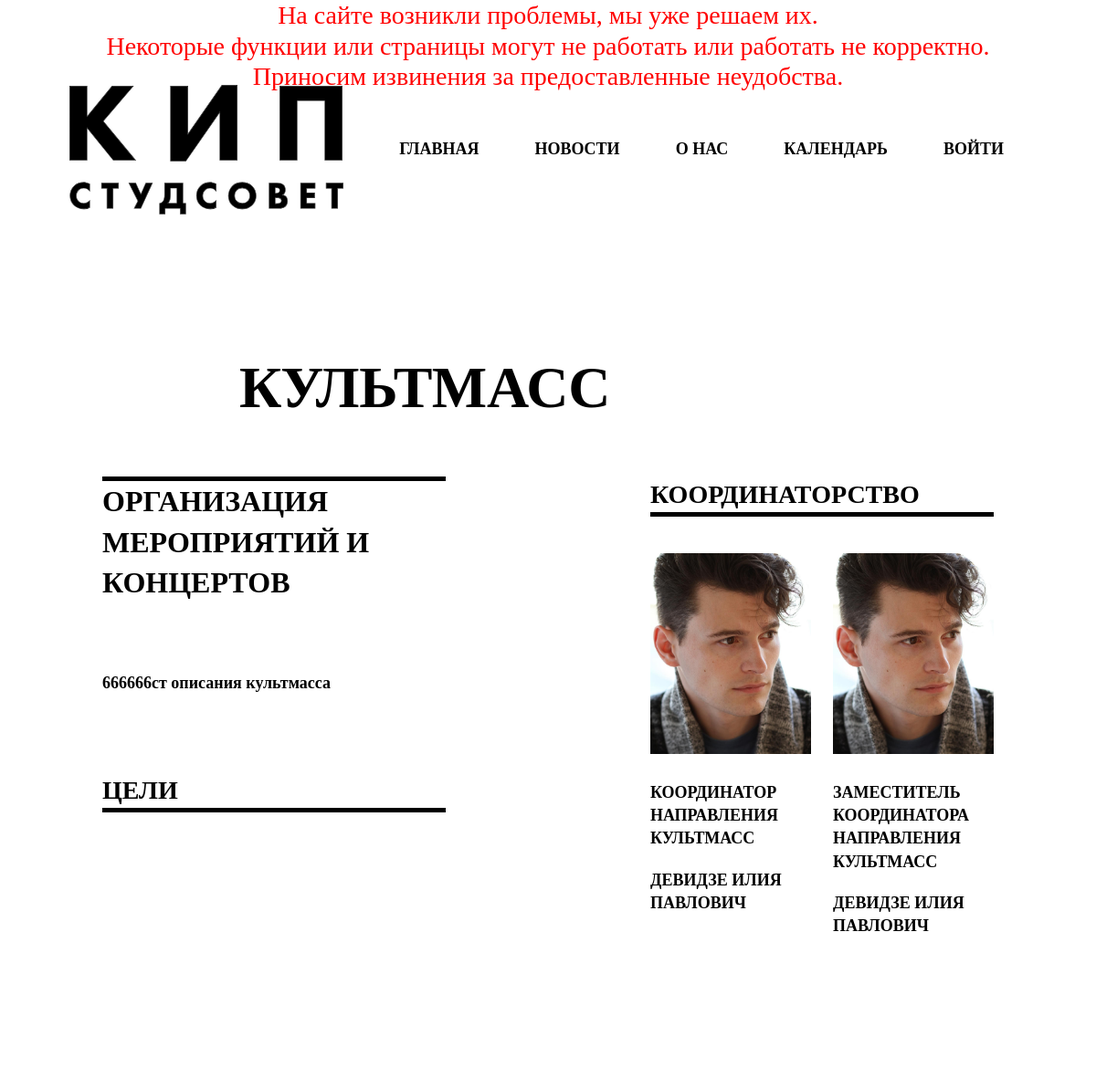
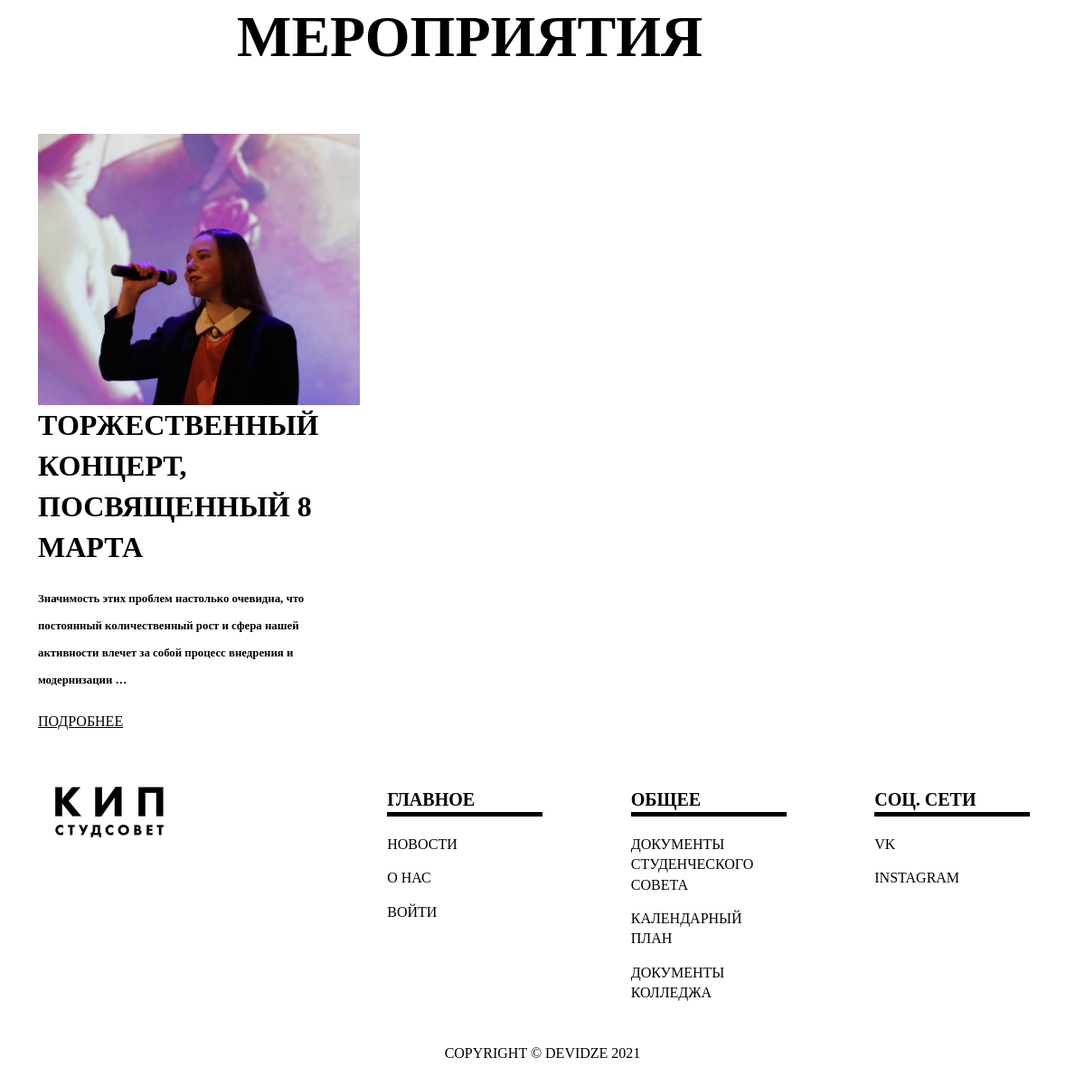
/direction/8/, run on the app's committed database (2 pictures, top to bottom).
### accounts/models.py (models this page shows, shortened)
class About(models.Model):
    tags        = models.ForeignKey(Tag, null = True, blank = True, on_delete = models.SET_NULL)
    goals       = RichTextField(max_length=200, blank=True, null=True)
    main_text   = RichTextField(max_length=300, blank=True, null=True)
    text        = RichTextField(max_length=1000, blank=True, null=True)
    result      = RichTextField(max_length=500, blank=True, null=True)

class Tag(models.Model):
    name        = models.CharField(max_length=200, null=True)
    def __str__(self):
        return self.name

class ListDirection(models.Model):
    STATUS = (
            ('Участник', 'Участник'),
            ('Правление', 'Правление')
    )
    tags        = models.ForeignKey(Tag, null=True, on_delete=models.SET_NULL)
    user        = models.ForeignKey(Student, null=True, on_delete=models.SET_NULL)
    status      = models.CharField(max_length=200, blank=True, null=True, choices=STATUS)
    role        = models.CharField(max_length=200, blank=True, null=True)
    date_created= models.DateTimeField(auto_now_add=True, null=True)

class Student(models.Model):
    user        = models.OneToOneField(User, null=True, on_delete=models.CASCADE)
    group       = models.ForeignKey(Company, null=True, blank=True, on_delete=models.SET_NULL)
    fio         = models.CharField(max_length=200, blank=True, null=True)
    phone       = models.CharField(max_length=200, blank=True, null=True)
    birthday    = models.DateField(blank=True, null=True)
    profile_pic = models.ImageField(default='avatar.png', null=True, blank=True)
    vk_url      = models.CharField(max_length=200, blank=True, null=True)
    instagram_url   = models.CharField(max_length=200, blank=True, null=True)
    date_created= models.DateTimeField(auto_now_add=True, null=True)
    def __str__(self):
        return str(self.fio)

class New(models.Model):
    tags        = models.ForeignKey(Tag, null = True, blank = True, on_delete = models.SET_NULL)
    event       = models.ForeignKey(Event, blank=True, null=True, on_delete=models.SET_NULL)
    name        = models.CharField(max_length=200,  blank=True, null=True)
    main_text   = models.CharField(max_length=300, blank=True, null=True)
    text        = RichTextField(max_length=3000, blank=True, null=True)
    link        = models.CharField(max_length=200, blank=True, null=True)
    photo       = models.ImageField(default='rec.png', null=True, blank=True)
    date_created     = models.DateTimeField(auto_now_add=True, null=True)

### accounts/views.py (the view)
# urls.py: path('direction/<str:tags>/', views.direction, name="direction"),
def direction(request, tags):
    news = New.objects.filter(tags=tags)
    users = ListDirection.objects.filter(tags=tags)
    text_about = About.objects.filter(tags=tags).last()
    context = {
    'news':news, 'users':users, 'text_about':text_about
    }
    return render(request, 'accounts/pages/direction.html', context)

### accounts/templates/accounts/pages/direction.html (shortened to what this page needs)
{% extends 'accounts/main.html' %}
{% load static %}
{% block content %}
<section class="promo row" id="id_info">
    <div class="col-12 col-sm-7 promo-header">
        {{text_about.tags}}
    </div>
</section>
<section class="info row">
    <div class="col-1 col-xs-0 col-sm-1"></div>
    <div class="col-xs-6 col-sm-10 col-md-5 col-lg-4 info-boxes">
        <div class="row">
            <div class="info-box">
                <div class="info-author-header">{{text_about.goals}}</div>
                <div class="info-text">{{text_about.main_text}}</div>
            </div>
            <div class="info-box">
                <div class="box-header">Цели </div>
            </div>
        </div>
    </div>
    <div class="col-xs-0 col-sm-2 col-md-1 col-lg-2"></div>
    <div class="col-xs-12 col-sm-8 col-md-4 col-lg-4 info-users">
        <div class="box-header">Координаторство</div>
        <div class="row">
            {% for user in users %}
            {% if user.status == "Правление" %}
            <div class="col-xs-12 col-sm-12 col-md-12 col-lg-6 info-user">
                <img class="img-fluid" src="{{user.user.profile_pic.url}}" alt="">
                <div class="info-role">{{user.role}}</div>
                <div class="info-fio">{{user.user}}</div>
            </div>
            {% endif %}
            {% endfor %}
        </div>
    </div>
    <div class="col-xs-1 col-sm-1 col-md-1"></div>
</section>
<section class="promo row" id="id_events">
    <div class="col-12 col-sm-7 promo-header">
        Мероприятия
    </div>
</section>
<div class="container">
    <section class="direction row">
        {% for post in news %}
        <div class="col-12 col-sm-12 col-md-6 col-lg-4 event">
            <img class="img-fluid event-image" src="{{post.photo.url}}" alt="">
            <div class="event-header">{{post.name}}</div>
            <div class="event-text">{{post.main_text | truncatewords:20  | safe }}</div>
            <div class="event-more"><a class="nav-item-link" href="{% url 'news_about' post.id %}">Подробнее</a></div>
        </div>
        {% endfor %}
    </section>
</div>
{% endblock %}

### static/css/styles.css (style rules this page uses)
body { min-width: 400px; }
@media all { .box-header { margin-bottom: 40px; } }
@media all { .promo { margin-bottom: 50px; display: flex; justify-content: center; } }
@media all { .event-text { margin-top: 20px; } }
@media all { .event-image { object-fit: cover; width: 900px; height: 450px; object-fit: cover; } }
@media all { .event-more { margin-top: 20px; margin-bottom: 60px; } }
@media all { .info { margin-bottom: 100px; } }
@media all { .info-author-header { margin-bottom: 90px; } }
@media all { .info-box { margin-bottom: 50px; } }
@media all { .info-user { margin-bottom: 60px; } }
@media all { .info-role { margin-top: 30px; } }
@media all { .info-fio { margin-top: 20px; } }
@media all { .event-image { object-fit: cover; width: 900px; height: 300px; } }
@media (max-width: 3840px) { .info { margin-bottom: 100px; } }
@media (max-width: 3840px) { .info-box { margin-bottom: 100px; } }
@media (max-width: 1440px) { .info { margin-bottom: 100px; } }
@media (max-width: 1440px) { .info-box { margin-bottom: 50px; } }
@media (max-width: 1440px) { .info-text { margin-top: -20px; margin-bottom: 30px; } }

### data on the page
About: tags "КУЛЬТМАСС", goals "ОРГАНИЗАЦИЯ МЕРОПРИЯТИЙ И КОНЦЕРТОВ", main_text "666666ст описания культмасса"
ListDirection: user.profile_pic (placeholder picture), role "КООРДИНАТОР НАПРАВЛЕНИЯ КУЛЬТМАСС", user "ДЕВИДЗЕ ИЛИЯ ПАВЛОВИЧ"
ListDirection: user.profile_pic (placeholder picture), role "ЗАМЕСТИТЕЛЬ КООРДИНАТОРА НАПРАВЛЕНИЯ КУЛЬТМАСС", user "ДЕВИДЗЕ ИЛИЯ ПАВЛОВИЧ"
New: photo (picture), name "ТОРЖЕСТВЕННЫЙ КОНЦЕРТ, ПОСВЯЩЕННЫЙ 8 МАРТА", main_text "Значимость этих проблем настолько очевидна, что постоянный количественный рост и сфера нашей активности влечет за собой процесс внедрения и модернизации …"
